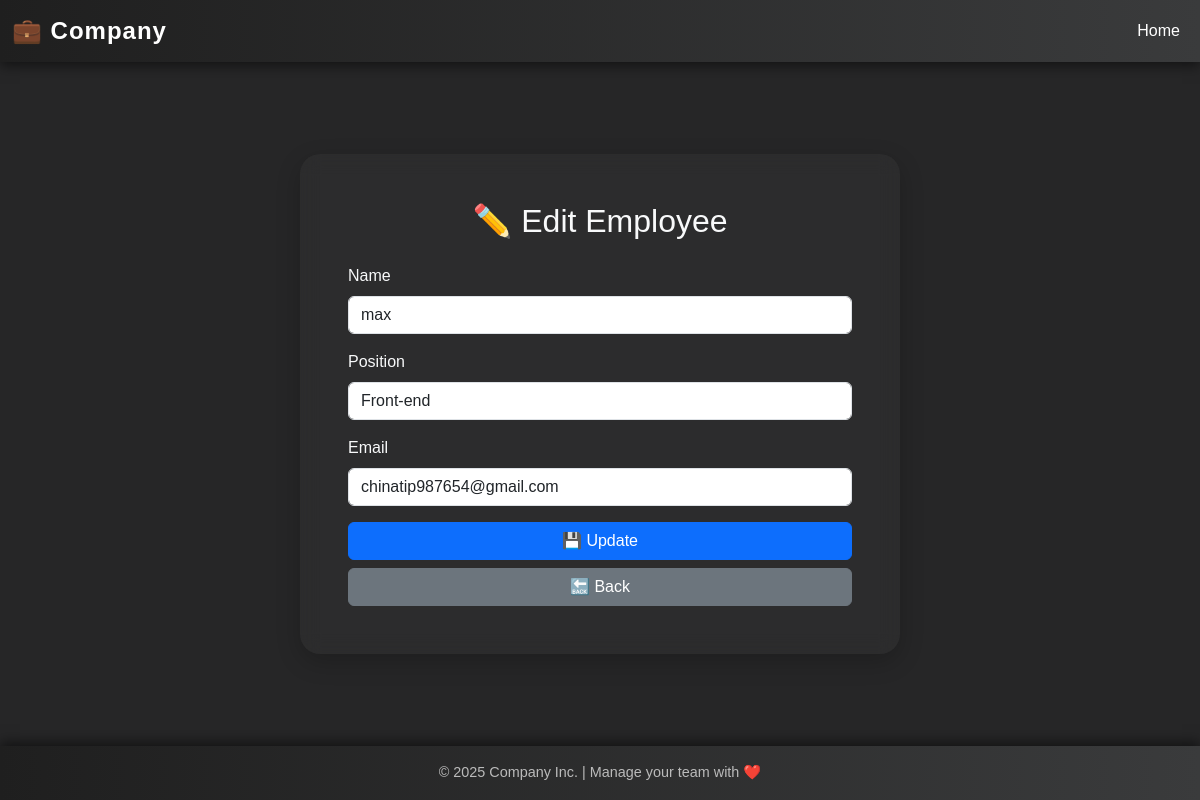
The page /edit/11/ on the database its author committed.
### employees/models.py (models this page shows, shortened)
class Employee(models.Model):
    name = models.CharField(max_length=100)
    position = models.CharField(max_length=100)
    department = models.CharField(max_length=100)
    email = models.EmailField()
    phone = models.CharField(max_length=15)

### employees/views.py (the view)
# urls.py: path('edit/<int:employee_id>/', views.edit_employee, name='edit_employee'),
def edit_employee(request, employee_id):
    employee = get_object_or_404(Employee, id=employee_id)
    if request.method == 'POST':
        employee.name = request.POST.get('name', employee.name)
        employee.position = request.POST.get('position', employee.position)
        employee.email = request.POST.get('email', employee.email)
        employee.save()
        return redirect('employee_list')
    context = {'employee': employee}
    return render(request, 'employees/edit_employee.html', context)

### employees/templates/employees/edit_employee.html (shortened to what this page needs)
<!DOCTYPE html>
<html lang="en">
<head>
    <link href="https://cdn.jsdelivr.net/npm/bootstrap@5.3.2/dist/css/bootstrap.min.css" rel="stylesheet">
</head>
<body>
<nav class="navbar navbar-expand-lg navbar-dark">
    <div class="container-fluid">
        <a class="navbar-brand" href="{% url 'employee_list' %}">💼 Company</a>
        <div class="collapse navbar-collapse" id="navbarNav">
            <ul class="navbar-nav ms-auto">
                <li class="nav-item">
                    <a class="nav-link active" aria-current="page" href="{% url 'employee_list' %}">Home</a>
                </li>
            </ul>
        </div>
    </div>
</nav>
<div class="container d-flex justify-content-center align-items-center flex-grow-1 py-5">
    <div class="card p-5" style="width: 100%; max-width: 600px;">
        <h2 class="text-center mb-4 text-light">✏️ Edit Employee</h2>
        <form method="post">
            <div class="mb-3">
                <label class="form-label text-light">Name</label>
                <input type="text" name="name" class="form-control" value="{{ employee.name }}" required>
            </div>
            <div class="mb-3">
                <label class="form-label text-light">Position</label>
                <input type="text" name="position" class="form-control" value="{{ employee.position }}" required>
            </div>
            <div class="mb-3">
                <label class="form-label text-light">Email</label>
                <input type="email" name="email" class="form-control" value="{{ employee.email }}" required>
            </div>
            <div class="d-grid gap-2">
                <button type="submit" class="btn btn-primary">💾 Update</button>
                <a href="{% url 'employee_list' %}" class="btn btn-secondary">🔙 Back</a>
            </div>
        </form>
    </div>
</div>
<footer class="footer">
    © 2025 Company Inc. | Manage your team with ❤️
</footer>
</body>
</html>

### employees/templates/employees/edit_employee.html (style rules this page uses)
body { background: #262627; min-height: 100vh; font-family: 'Poppins', sans-serif; display: flex; flex-direction: column; }
.navbar { background: linear-gradient(90deg, #1f1f1f, #3a3b3c); box-shadow: 0 4px 12px rgba(0, 0, 0, 0.5); }
.navbar-brand { font-weight: bold; font-size: 1.5rem; letter-spacing: 1px; }
.card { border: none; border-radius: 20px; box-shadow: 0 8px 24px rgba(0,0,0,0.2); background: rgba(255, 255, 255, 0.03); backdrop-filter: blur(10px); }
.footer { margin-top: auto; background: linear-gradient(90deg, #1f1f1f, #3a3b3c); color: #bbb; text-align: center; padding: 1rem; font-size: 0.9rem; box-shadow: 0 -4px 12px rgba(0, 0, 0, 0.5); }

### rows shown on the page
Employee: name "max", position "Front-end", email "chinatip987654@gmail.com"
